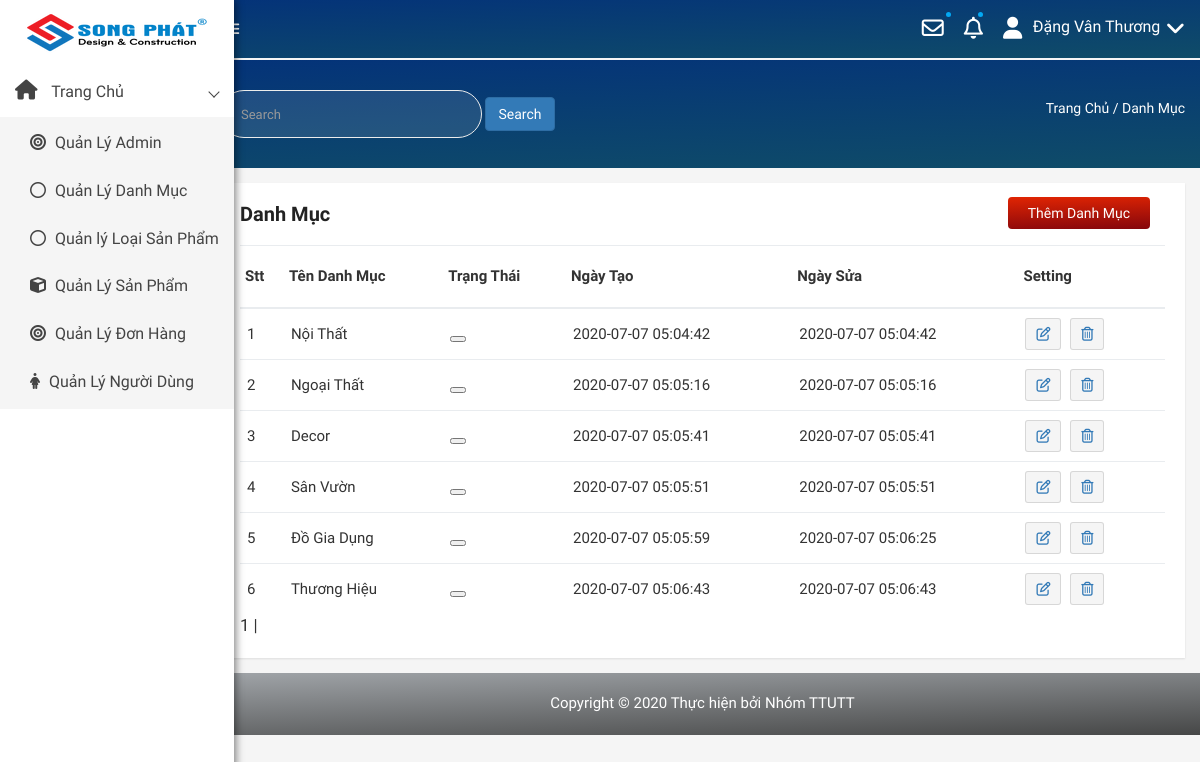
The app's page /admin/modules/category/index.php (signed in), older data.
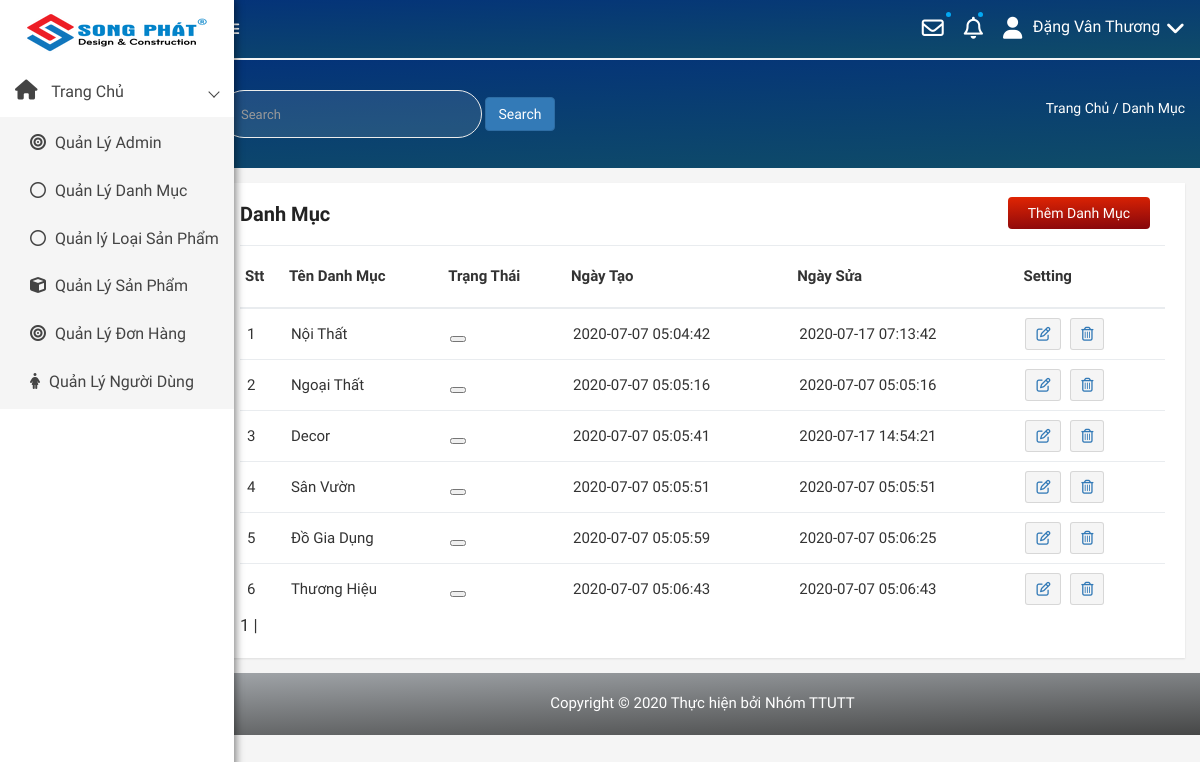
The same page, newer data.
### tables this page shows
CREATE TABLE `category` (
  `id` int(11) NOT NULL,
  `name` varchar(100) DEFAULT NULL,
  `slug` varchar(100) DEFAULT NULL,
  `images` varchar(100) DEFAULT NULL,
  `banner` varchar(100) DEFAULT NULL,
  `home` tinyint(100) DEFAULT 0,
  `status` tinyint(4) DEFAULT 0,
  `created_at` timestamp NOT NULL DEFAULT current_timestamp(),
  `updated` timestamp NOT NULL DEFAULT current_timestamp() ON UPDATE current_timestamp()
);

### libraries/Database.php (called while the page is built, shortened)
<?php
class DataProvider
{
	public static function ExecuteQuery($sql)
	{
		try{
			$connection = mysqli_connect("localhost","root","", "webnoithat");
			mysqli_query($connection, "set names 'utf8'");
			$result = mysqli_query($connection, $sql);
			return $result;
		}catch(Exception $ex)
		{
			return null;
		}
    }
}
?>

### admin/modules/category/index.php (the view, shortened to what this page needs)
<?php require_once __DIR__ . "/../../layouts/header.php" ?>
<?php
$sotin1trang = 10;
if( isset($_GET["trang"]) ){
	$trang = $_GET["trang"];
	settype($trang, "int");
}else{
	$trang = 1;
}
?>
<div class="product-status mg-tb-15">
   <div class="container-fluid">
      <div class="row">
         <div class="col-lg-12 col-md-12 col-sm-12 col-xs-12">
            <div class="product-status-wrap">
               <h4>Danh Mục</h4>
               <div class="add-product">
                  <a href="add.php">Thêm Danh Mục</a>
               </div>
               <table>
                  <tr>
                     <th>Stt</th>
                     <th>Tên Danh Mục</th>
                     <th>Trạng Thái</th>
                     <th>Ngày Tạo</th>
                     <th>Ngày Sửa</th>
                     <th>Setting</th>
                  </tr>
                  <?php
                  try {
                     $from = ($trang -1 ) * $sotin1trang;
                     $sql = "SELECT id, name, home, status, created_at,updated FROM `category` LIMIT $from, $sotin1trang";
                     $result = DataProvider::ExecuteQuery($sql);
                     $stt = 0;
                     while ($row = mysqli_fetch_array($result)) {
                        $stt++;
                        $chuoi = <<< EOD
                             <tr>
                             <td>$stt</td>
                             <td> {$row['name']} </td>
                             <td>
                                 <button class={"pd-setting"} ></button>
                             </td>
                             <td>{$row['created_at']}</td>
                             <td>{$row['updated']}</td>
                             <td>
                                 <a href="edit.php?id= {$row['id']} "> <button data-toggle="tooltip" title="Edit" class="pd-setting-ed"><i class="fa fa-pencil-square-o" aria-hidden="true"></i></button></a>
                                 <a href="delete.php?id= {$row['id']} "> <button data-toggle="tooltip" title="Trash" class="pd-setting-ed"><i class="fa fa-trash-o" aria-hidden="true"> </i> </button> </a>
                             </td>
                         </tr>
                         EOD;
                        echo $chuoi;
                     }
                  } catch (Exception $ex) {
                     echo "Không thể mở CSDL";
                  }
                  ?>
               </table>
               <div id="phantrangcategory">
             <?php
             $x = "SELECT id FROM `category`";
             $kq = DataProvider::ExecuteQuery($x);
             $tongsotin = mysqli_num_rows($kq);
             $sotrang = ceil($tongsotin / $sotin1trang);
               for ($i = 1; $i <= $sotrang; $i++){
               if ($i == $trang){
               echo '<span>'.$i.'</span> | ';
               }
               else{
               echo '<a href="index.php?trang='.$i.'">'.$i.'</a> | ';
               }
               }
          ?>
</div>
            </div>
         </div>
      </div>
   </div>
</div>
<?php require_once __DIR__ . "/../../layouts/footer.php" ?>

Row changes from the older to the newer data that the page shows:
changed category "Nội Thất": updated "2020-07-07 05:04:42" → "2020-07-17 07:13:42"
changed category "Decor": updated "2020-07-07 05:05:41" → "2020-07-17 14:54:21"
